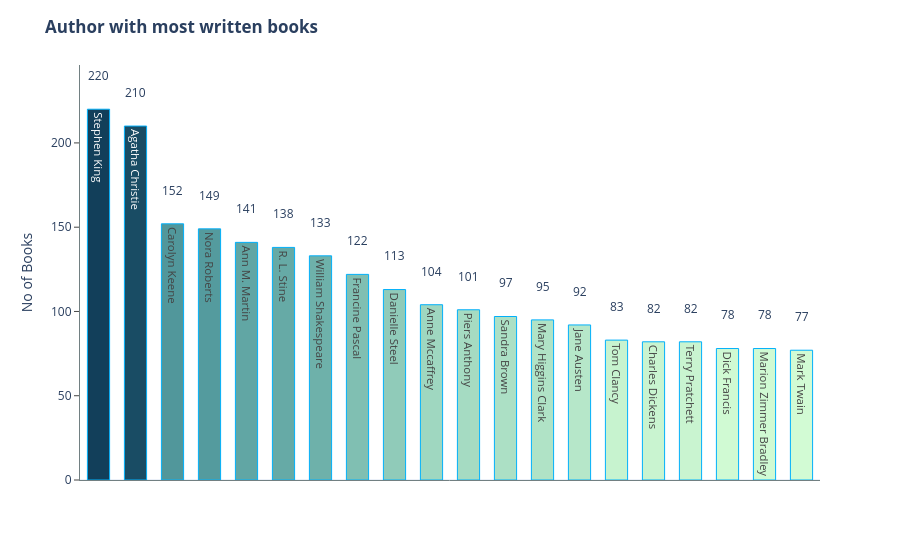

Notebook code for this chart:
### Markdown cell above
* Top 20 Authors who have written the most no of books.

### Code cell
temp_df=book_df['Book-Author'].value_counts()[:20]

fig = go.Figure()
fig.add_bar(x=temp_df.index,
            y=temp_df.values,
            text=temp_df.index,
            hovertemplate ='Total Books:<br> %{y}<extra></extra>',
            marker=dict(color=temp_df.values,
                        colorscale='Darkmint'),
            marker_line_width=1.,
            width=0.6,
            marker_line_color='#02b0fa',)
annotations=[dict(x=val[0], y=val[1]+20, text=str(val[1]), showarrow=False) for val in zip(temp_df.index, temp_df.values)]
fig.update_layout(annotations=annotations,
                  template="plotly_white",
                  title='<b>Author with most written books<b>',
                  margin=dict(t=65),
                  xaxis=dict(
                            showgrid=False,
                            linecolor='#728082',
                            showticklabels=False,),
                  yaxis=dict(
                            showgrid=False,
                            title='No of Books',
                            linecolor='#728082',
                            ticks='outside'),)
# saving as html file
fig.write_html("../Charts/authoer_with_most_books.html")
fig.show()

### Figure 1 — Plotly figure (JSON) as saved in the notebook; plotly's stock layout.template omitted (floating-point values rounded to 4 significant figures)
{"data": [{"hovertemplate": "Total Books:<br> %{y}<extra></extra>", "marker": {"color": [220, 210, 152, 149, 141, 138, 133, 122, 113, 104, 101, 97, 95, 92, 83, 82, 82, 78, 78, 77], "colorscale": [[0, "rgb(210, 251, 212)"], [0.1667, "rgb(165, 219, 194)"], [0.3333, "rgb(123, 188, 176)"], [0.5, "rgb(85, 156, 158)"], [0.6667, "rgb(58, 124, 137)"], [0.8333, "rgb(35, 93, 114)"], [1, "rgb(18, 63, 90)"]], "line": {"color": "#02b0fa", "width": 1}}, "text": ["Stephen King", "Agatha Christie", "Carolyn Keene", "Nora Roberts", "Ann M. Martin", "R. L. Stine", "William Shakespeare", "Francine Pascal", "Danielle Steel", "Anne Mccaffrey", "Piers Anthony", "Sandra Brown", "Mary Higgins Clark", "Jane Austen", "Tom Clancy", "Charles Dickens", "Terry Pratchett", "Dick Francis", "Marion Zimmer Bradley", "Mark Twain"], "type": "bar", "width": 0.6, "x": ["Stephen King", "Agatha Christie", "Carolyn Keene", "Nora Roberts", "Ann M. Martin", "R. L. Stine", "William Shakespeare", "Francine Pascal", "Danielle Steel", "Anne Mccaffrey", "Piers Anthony", "Sandra Brown", "Mary Higgins Clark", "Jane Austen", "Tom Clancy", "Charles Dickens", "Terry Pratchett", "Dick Francis", "Marion Zimmer Bradley", "Mark Twain"], "y": [220, 210, 152, 149, 141, 138, 133, 122, 113, 104, 101, 97, 95, 92, 83, 82, 82, 78, 78, 77]}], "layout": {"annotations": [{"showarrow": false, "text": "220", "x": "Stephen King", "y": 240}, {"showarrow": false, "text": "210", "x": "Agatha Christie", "y": 230}, {"showarrow": false, "text": "152", "x": "Carolyn Keene", "y": 172}, {"showarrow": false, "text": "149", "x": "Nora Roberts", "y": 169}, {"showarrow": false, "text": "141", "x": "Ann M. Martin", "y": 161}, {"showarrow": false, "text": "138", "x": "R. L. Stine", "y": 158}, {"showarrow": false, "text": "133", "x": "William Shakespeare", "y": 153}, {"showarrow": false, "text": "122", "x": "Francine Pascal", "y": 142}, {"showarrow": false, "text": "113", "x": "Danielle Steel", "y": 133}, {"showarrow": false, "text": "104", "x": "Anne Mccaffrey", "y": 124}, {"showarrow": false, "text": "101", "x": "Piers Anthony", "y": 121}, {"showarrow": false, "text": "97", "x": "Sandra Brown", "y": 117}, {"showarrow": false, "text": "95", "x": "Mary Higgins Clark", "y": 115}, {"showarrow": false, "text": "92", "x": "Jane Austen", "y": 112}, {"showarrow": false, "text": "83", "x": "Tom Clancy", "y": 103}, {"showarrow": false, "text": "82", "x": "Charles Dickens", "y": 102}, {"showarrow": false, "text": "82", "x": "Terry Pratchett", "y": 102}, {"showarrow": false, "text": "78", "x": "Dick Francis", "y": 98}, {"showarrow": false, "text": "78", "x": "Marion Zimmer Bradley", "y": 98}, {"showarrow": false, "text": "77", "x": "Mark Twain", "y": 97}], "margin": {"t": 65}, "title": {"text": "<b>Author with most written books<b>"}, "xaxis": {"linecolor": "#728082", "showgrid": false, "showticklabels": false}, "yaxis": {"linecolor": "#728082", "showgrid": false, "ticks": "outside", "title": {"text": "No of Books"}}}}
